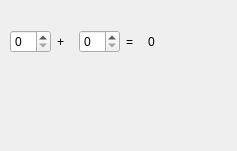
<?xml version="1.0" encoding="UTF-8"?>
<ui version="4.0">
 <class>Widget</class>
 <widget class="QWidget" name="Widget">
  <property name="geometry">
   <rect>
    <x>0</x>
    <y>0</y>
    <width>237</width>
    <height>151</height>
   </rect>
  </property>
  <property name="windowTitle">
   <string>Widget</string>
  </property>
  <widget class="QWidget" name="">
   <property name="geometry">
    <rect>
     <x>10</x>
     <y>30</y>
     <width>154</width>
     <height>23</height>
    </rect>
   </property>
   <layout class="QGridLayout" name="gridLayout">
    <item row="0" column="0">
     <widget class="QSpinBox" name="spinBox1"/>
    </item>
    <item row="0" column="1">
     <widget class="QLabel" name="label">
      <property name="text">
       <string>+</string>
      </property>
     </widget>
    </item>
    <item row="0" column="2">
     <widget class="QSpinBox" name="spinBox2"/>
    </item>
    <item row="0" column="3">
     <widget class="QLabel" name="label_2">
      <property name="text">
       <string>=</string>
      </property>
     </widget>
    </item>
    <item row="0" column="4">
     <widget class="QLabel" name="labelSum">
      <property name="text">
       <string>0</string>
      </property>
     </widget>
    </item>
   </layout>
  </widget>
 </widget>
 <resources/>
 <connections/>
</ui>
